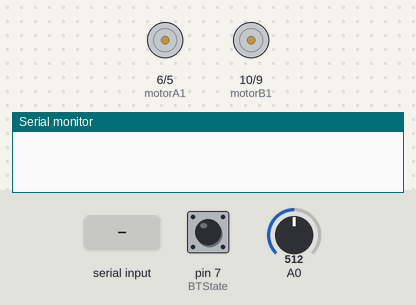
Recording of a sketch running on a simulated Arduino Mega 2560, built with avr-gcc and run on an emulated ATmega2560. Shown: motor-driver pin pairs drawn as motors (green arrow = first pin HIGH = forward, orange = second pin HIGH = backward, longer = more drive), the last lines printed to the serial monitor. The test bench sets the inputs (shaded band); at power-on: pin 7 (BTState) HIGH, A0 = 512.

Above: at 1.2 s.
1.3 s: "F" received over the second serial link
At 2.2 s:
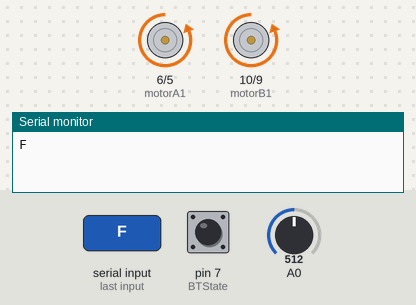
2.8 s: "G" received over the second serial link
At 3.3 s:
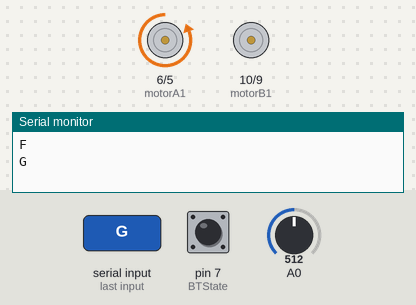
4.3 s: "I" received over the second serial link
At 5.5 s:
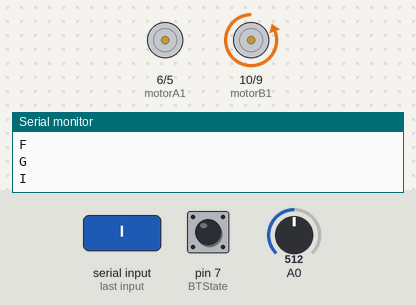
5.8 s: "B" received over the second serial link
At 6.8 s:
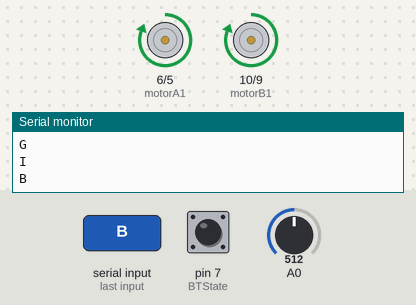
7.3 s: "R" received over the second serial link
At 7.9 s:
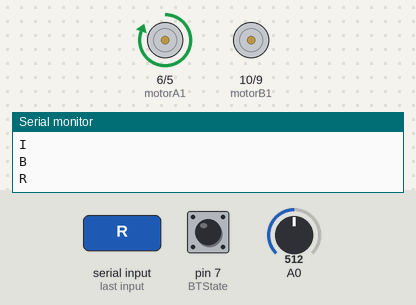
8.8 s: "L" received over the second serial link
At 9.1 s:
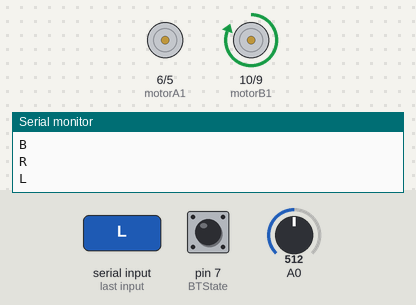
Timing chart, 0 to 11.3 s (numbered marks = the images above; inputs shaded):
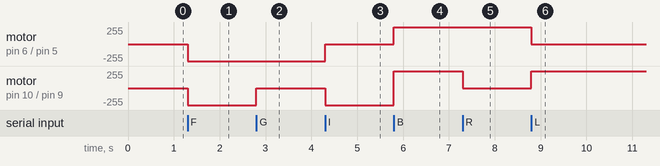

Measured:
- after the input at 1.3 s, motor on pin 6 (motorA1) / pin 5 (motorA2), motor on pin 10 (motorB1) / pin 9 (motorB2): stopped → backward 255/255 at once
- after the input at 2.8 s, motor on pin 10 (motorB1) / pin 9 (motorB2): backward 255/255 → stopped at once
- after the input at 4.3 s, motor on pin 6 (motorA1) / pin 5 (motorA2): backward 255/255 → stopped at once; motor on pin 10 (motorB1) / pin 9 (motorB2): stopped → backward 255/255 at once
- after the input at 5.8 s, motor on pin 6 (motorA1) / pin 5 (motorA2): stopped → forward 255/255 at once; motor on pin 10 (motorB1) / pin 9 (motorB2): backward 255/255 → forward 255/255 at once
- after the input at 7.3 s, motor on pin 10 (motorB1) / pin 9 (motorB2): forward 255/255 → stopped at once
- after the input at 8.8 s, motor on pin 6 (motorA1) / pin 5 (motorA2): forward 255/255 → stopped at once; motor on pin 10 (motorB1) / pin 9 (motorB2): stopped → forward 255/255 at once

The sketch:

btRCCarDC2motor.ino
```cpp
/*
 * Created by Vasilakis Michalis // 12-12-2014 ver.2
 * Project: Control RC Car via Bluetooth with Android Smartphone
 * More information at www.ardumotive.com
 * Modify to use L9110 and two motor RC car, by zeta
 */

#define __MEGA2560__ 0
#define BAUDRATE 9600

#if __MEGA2560__
	#define blueToothSerial Serial3		//the software serial port
#else
	#include <SoftwareSerial.h>   		//Software Serial Port
	#define RxD 2
	#define TxD 3
	SoftwareSerial blueToothSerial(RxD,TxD);	//the software serial port
#endif

//L9110 Connection
  const int motorA1  = 6;  // A-1B of L9110, right motor
  const int motorA2  = 5;  // A-1A of L9110, right motor
  const int motorB1  = 10; // B-1B of L9110, left motor
  const int motorB2  = 9; // B-1A of L9110, left motor
//Bluetooth (HC-06 JY-MCU) State pin on pin 2 of Arduino
  const int BTState = 7;
//Calculate Battery Level
  const float maxBattery =7.2;// Change value to your max battery voltage level, 2x3.6V
  int perVolt;                 // Percentage variable
  float voltage = 0.0;         // Read battery voltage
  int level;
// Use it to make a delay... without delay() function!
  long previousMillis = -1000*10;// -1000*10=-10sec. to read the first value. If you use 0 then you will take the first value after 10sec.
  long interval = 1000*10;       // interval at which to read battery voltage, change it if you want! (10*1000=10sec)
  unsigned long currentMillis;   //unsigned long currentMillis;
//Useful Variables
  int i=0;
  int j=0;
  int state;
  int vSpeed=200;     // Default speed, from 0 to 255

void setup() {
    Serial.begin(9600);   				    //Serial port for debugging
    blueToothSerial.begin(BAUDRATE);            //BT module baud rate
    // Set pins as outputs:
    pinMode(motorA1, OUTPUT);
    pinMode(motorA2, OUTPUT);
    pinMode(motorB1, OUTPUT);
    pinMode(motorB2, OUTPUT);
    pinMode(BTState, INPUT);
    // Initialize serial communication at 9600 bits per second:
}

void loop() {
  //Stop car when connection lost or bluetooth disconnected
     if(digitalRead(BTState)==LOW) { state='S'; }

  //Save income data to variable 'state'
    if(blueToothSerial.available() > 0){
      state = blueToothSerial.read();
      Serial.println(char(state));
    }

  /***********************Forward****************************/
  //If state is equal with letter 'F', car will go forward!
    if (state == 'F') {
    	analogWrite(motorA1, 0); analogWrite(motorA2, 255);
        analogWrite(motorB1, 0); analogWrite(motorB2, 255);
    }
  /**********************Forward Left************************/
  //If state is equal with letter 'G', car will go forward left
    else if (state == 'G') {
    	analogWrite(motorA1, 0); analogWrite(motorA2,255);
        analogWrite(motorB1, 0);    analogWrite(motorB2, 0);
    }
  /**********************Forward Right************************/
  //If state is equal with letter 'I', car will go forward right
    else if (state == 'I') {
      	analogWrite(motorA1, 0); analogWrite(motorA2, 0);
        analogWrite(motorB1, 0);      analogWrite(motorB2, 255);
    }
  /***********************Backward****************************/
  //If state is equal with letter 'B', car will go backward
    else if (state == 'B') {
    	analogWrite(motorA1, 255);   analogWrite(motorA2, 0);
        analogWrite(motorB1, 255);   analogWrite(motorB2, 0);
    }
  /**********************Backward Left************************/
  //If state is equal with letter 'H', car will go backward left
    else if (state == 'R') {
    	analogWrite(motorA1, 255);   analogWrite(motorA2, 0);
        analogWrite(motorB1, 0); analogWrite(motorB2, 0);
    }
  /**********************Backward Right************************/
  //If state is equal with letter 'J', car will go backward right
    else if (state == 'L') {
    	analogWrite(motorA1, 0);   analogWrite(motorA2, 0);
        analogWrite(motorB1, 255);   analogWrite(motorB2, 0);
    }

  /************************Stop*****************************/
  //If state is equal with letter 'S', stop the car
    else if (state == 'S'){
        analogWrite(motorA1, 0);  analogWrite(motorA2, 0);
        analogWrite(motorB1, 0);  analogWrite(motorB2, 0);
    }
  /***********************Battery*****************************/
  //Read battery voltage every 10sec.
    currentMillis = millis();
    if(currentMillis - (previousMillis) > (interval)) {
       previousMillis = currentMillis;
       //Read voltage from analog pin A0 and make calibration:
       voltage = (analogRead(A0)*5.015 / 1024.0)*11.132;
       //Calculate percentage...
       perVolt = (voltage*100)/ maxBattery;
       if      (perVolt<=75)               { level=0; }
       else if (perVolt>75 && perVolt<=80) { level=1; }    //        Battery level
       else if (perVolt>80 && perVolt<=85) { level=2; }    //Min ------------------------   Max
       else if (perVolt>85 && perVolt<=90) { level=3; }    //    | 0 | 1 | 2 | 3 | 4 | 5 | >
       else if (perVolt>90 && perVolt<=95) { level=4; }    //    ------------------------
       else if (perVolt>95)                { level=5; }
       blueToothSerial.println(level);
    }

}
```
